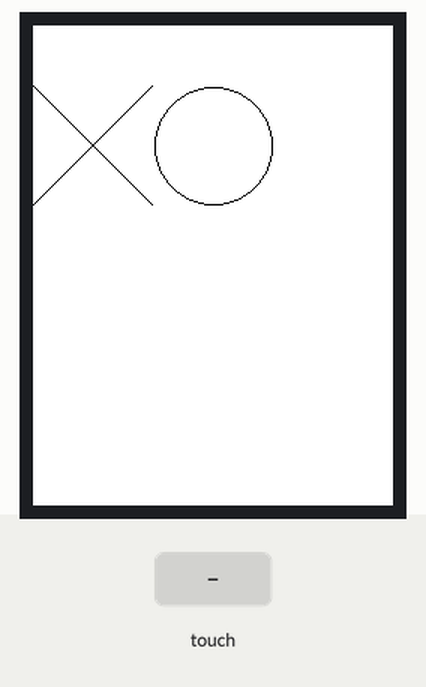
Bench run of a sketch on a simulated Arduino Uno, built with avr-gcc and run on an emulated ATmega328P. On the bench: 240×320 colour display. The test bench sets the inputs (shaded band). What the sketch prints to the serial monitor is not drawn.

Above: at 1.4 s.
1.5 s: touch panel pressed at 13 % / 10 % of its raw x / y range
3.0 s: touch panel pressed at 38 % / 10 % of its raw x / y range
Timing chart, 0 to 6.0 s (numbered marks = the images above; inputs shaded):
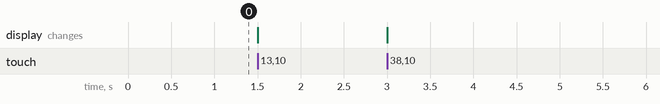

The sketch:

TTT_0.001.ino
```cpp
//Programmer: Andrew J Burgess
//version 0.001 implements Boardtile.h and logic to manually assign values
//to the gameboard then check for a winner. purely terminal based paired with
//basic touch input capabilities to draw a green line.

#include <MCUFRIEND_kbv.h>
MCUFRIEND_kbv tft;      // hard-wired for UNO shields anyway
#include "TouchScreen.h"
#include "BoardTile.h"

//Human-readable names to common 16-bit color values:
#define BLACK     0x0000
#define BLUE      0x001F
#define RED       0xF800
#define GREEN     0x07E0
#define CYAN      0x07FF
#define MAGENTA   0xF81F
#define YELLOW    0xFFE0
#define WHITE     0xFFFF

//these three boardtile arrays are our gameboards
static BoardTile tictactoe[3][3];
//static BoardTile checkers[8][8];
//static BoardTile chess[8][8];

//------------------------------------------------------------------------------------------------------
//------------------------------------- TTT BACKEND WORK -----------------------------------------------
//------------------------------------------------------------------------------------------------------

//This method takes in one bool argument; if true board is a 3x3(tictactoe), else board is 8x8(chess/checkers)
//method also checks for a winner
void print_board_to_terminal(bool ttt) {

  //these variables determine loop iteration size
  int x = 7;
  int y = 7;

  //these variables hold the player board total
  int p1 = 0;
  int p2 = 0;

  //assigning iteration size for nested loop
  if (ttt) {
    x = 2;
    y = 2;
  }

  //assigning values to board positions to check the win function
  //tictactoe[0][2].setPieceValue(1);
  //tictactoe[1][1].setPieceValue(1);
  //tictactoe[2][0].setPieceValue(1);

  //using a nested loop to print out the game board to the terminal
  for (int i = 0; i <= x; i++) {
    for (int j = 0; j <= y; j++) {

      int val = tictactoe[i][j].getPieceValue();

      //this if else statement finds player total value for the board
      if (val > 0) {
        p1 += val;
      }
      else if(val < 0)
      {
        p2 += val;
      }
      Serial.print(val);

    }
    //using an endle to index to the next line
    Serial.println();
  }
}

//check_ttt_winner simply adds up rows and columns, then checks for a total value of 3 or -3 to then call the
//declare winner function.
void check_ttt_winner() {
  //declaring variables that will be used for winning value verification
  int x0 = 0;
  int x1 = 0;
  int x2 = 0;
  int y123 = 0;

  //using nested loop to check gameboard values
  for (int i = 0; i <= 2; i++) {
    for (int j = 0; j <= 2; j++) {
      //checking vertical values for game win
      if (j == 0) {
        x0 += tictactoe[i][j].getPieceValue();
      }
      else if (j == 1) {
        x1 += tictactoe[i][j].getPieceValue();
      }
      else if (j == 2) {
        x2 += tictactoe[i][j].getPieceValue();
      }
      //checking horizontal values for a game win
      y123 += tictactoe[i][j].getPieceValue();
      if (y123 == 3) {
        Serial.println("player 1 wins!");
      }
      else if (y123 == -3) {
        Serial.println("player 2 wins!");
      }
    }
    y123 = 0;
  }
  //checking x variables if there is a win for either player
  if (x0 == 3 || x1 == 3 || x2 == 3) {
    Serial.println("player 1 wins!");
  }
  else if (x0 == -3 || x1 == -3 || x2 == -3) {
    Serial.println("player 2 wins!");
  }
  //resetting variables
  x0 = 0;
  x1 = 0;
  x2 = 0;

  //if there are no horizontal or vertical winners, I reset x0 and x1 to check for diagnal winners
  //first checks top left to bottom right
  x0 = tictactoe[0][0].getPieceValue() + tictactoe[1][1].getPieceValue() + tictactoe[2][2].getPieceValue();
  //second checks bottom left to top right
  x1 = tictactoe[0][2].getPieceValue() + tictactoe[1][1].getPieceValue() + tictactoe[2][0].getPieceValue();

  //checking for if diagnals produce a win for either player
  if (x0 == 3 || x1 == 3) {
    Serial.println("player 1 wins!");
  }
  else if (x0 == -3 || x1 == -3) {
    Serial.println("player 2 wins!");
  }

}


//ttt() method initializes the tictactoe gameboard
void init_ttt() {
  //using nested for loops to initialize empty gameboard with tictacktoe tile values.
  for (int x = 0; x <= 2; x++) {
    for (int y = 0; y <= 2; y++) {
      tictactoe[x][y] = BoardTile(79, 79, 1, x, y, 0);
    }
  }
  print_board_to_terminal(true);
  check_ttt_winner();

}

//---------------------------------------------------------------------------------------------------------
//-------------------------------- TTT END OF BACKEND -----------------------------------------------------
//---------------------------------------------------------------------------------------------------------

char *name = "Please Calibrate."; //edit name of shield
const int16_t XP = 8, XM = A2, YP = A3, YM = 9; //240x320 ID=0x9341
const int16_t TS_LEFT = 133, TS_RT = 921, TS_TOP = 79, TS_BOT = 888;

TouchScreen ts = TouchScreen(XP, YP, XM, YM, 300);
TSPoint tp;

#define MINPRESSURE 200
#define MAXPRESSURE 1000

//int16_t BOXSIZE;
int16_t PENRADIUS = 1;
int16_t ID, oldcolor, currentcolor;
int8_t Orientation = 0; //PORTRAIT

void setup() {
  // put your setup code here, to run once:
    Serial.begin(9600);
    uint16_t ID = tft.readID();
    Serial.print("found ID = 0x");
    Serial.println(ID, HEX);
    if (ID == 0xD3D3) ID = 0x9481; //force ID if write-only display
    tft.begin(ID);
    tft.setRotation(0);


  tft.fillScreen(WHITE);
  tft.drawLine(0,40,79,119,BLACK);
  tft.drawLine(0,119,79,40,BLACK);
  tft.drawCircle(120,80,39,BLACK);

  init_ttt();
}

void loop() {
  // put your main code here, to run repeatedly:
  uint16_t xpos, ypos;    //screen coordinates
  tp = ts.getPoint();     //ts.x, tp.y are ADC values
  int16_t curRow, oldRow, curCol, oldCol;
  boolean screenPress = false;


  if (tp.z > MINPRESSURE && tp.z < MAXPRESSURE) {
    //switch statement gives proper orientation for touch sensor

//without these two lines your arduino will white screen due to pull up
// and down pins confusing the board.
    pinMode(YP, OUTPUT);
    pinMode(XM, OUTPUT);

    switch (Orientation) {
      case 0:
        xpos = map(tp.x, TS_LEFT, TS_RT, 0, tft.width());
        ypos = map(tp.y, TS_TOP, TS_BOT, 0, tft.height());
        break;
      case 1:
        xpos = map(tp.y, TS_TOP, TS_BOT, 0, tft.width());
        ypos = map(tp.x, TS_RT, TS_LEFT, 0, tft.height());
        break;

      case 2:
        xpos = map(tp.x, TS_RT, TS_LEFT, 0, tft.width());
        ypos = map(tp.y, TS_BOT, TS_TOP, 0, tft.height());
        break;
      case 3:
        xpos = map(tp.y, TS_BOT, TS_TOP, 0, tft.width());
        ypos = map(tp.x, TS_LEFT, TS_RT, 0, tft.height());
        break;

    }

    tft.fillCircle(xpos, ypos, 1, GREEN);
  }else;

}
```

BoardTile.cpp
```cpp
#include "BoardTile.h"

//Creating a class constructor
BoardTile::BoardTile() {
	TileSizeX = 0;
	TileSizeY = 0;
	TileColor = 0;
	TileLocationX = 0;
	TileLocationY = 0;
	PieceValue = 0;
}

BoardTile::BoardTile(int tsx, int tsy, int tc, int tlx, int tly, int pv) {
	TileSizeX = tsx;
	TileSizeY = tsy;
	TileColor = tc;
	TileLocationX = tlx;
	TileLocationY = tly;
	PieceValue = pv;
}

BoardTile::~BoardTile() {

}

void BoardTile::setTileSizeXY(int X, int Y) {
	if (X >= 0 && Y >= 0) {
		TileSizeX = X;
		TileSizeY = Y;
	}
}
//setTileSize refers to pixel count in tile size
void BoardTile::setTileSizeX(int Tile_X) {
	if (Tile_X >= 0) {
		TileSizeX = Tile_X;
	}
	else {
		TileSizeX = 0;
	}
 }

void BoardTile::setTileSizeY(int Tile_Y) {
	if (Tile_Y >= 0) {
		TileSizeX = Tile_Y;
	}
	else {
		TileSizeY = 0;
	}
}

void BoardTile::setTileColor(int t_color) {
	if (TileColor >= 0) {
		TileColor = t_color;
	}
	else {
		TileColor = 0;
	}
}

//TileLocation refers to position of tile in the board array
void BoardTile::setTileLocation(int x, int y) {
	if (x >= 0 && y >= 0) {
		TileLocationX = x;
		TileLocationY = y;
	}
	else {
		TileLocationX = 0;
		TileLocationY = 0;
	}
}

void BoardTile::setTileLocationX(int x) {
	if (x >= 0) {
		TileLocationX = x;
	}
	else {
		TileLocationX = 0;
	}
}

void BoardTile::setTileLocationY(int y) {
	if (y >= 0) {
		TileLocationY = y;
	}
	else {
		TileLocationY = 0;
	}
}

//setPiecevalue assigns the type of piece thats associated with the tile
//i.e. for tictactoe a 1 is an x and an o is (-1)
void BoardTile::setPieceValue(int pVal) {
	if (pVal >= 0) {
		PieceValue = pVal;
	}
	else {
		PieceValue = pVal;
	}
}

int BoardTile::getTileSizeXY() {
	return TileSizeX, TileSizeY;
}

int BoardTile::getTileSizeX() {
	return TileSizeX;
}

int BoardTile::getTileSizeY() {
	return TileSizeY;
}

int BoardTile::getTileLocationXY() {
	return TileLocationX, TileLocationY;
}

int BoardTile::getTileLocationX() {
	return TileLocationX;
}

int BoardTile::getTileLocationY() {
	return TileLocationY;
}

int BoardTile::getTileColor() {
	return TileColor;
}

int BoardTile::getPieceValue() {
	return PieceValue;
}
```

BoardTile.h
```cpp
/*
* File: BoardTile.h
* Author: aBurgess
*
* Created: February 2nd, 2022
*/

#ifndef BOARDTILE_H
#define BOARDTILE
#endif // !BOARDTILE_H

class BoardTile
{
private:
	int TileSizeX;
	int TileSizeY;
	int TileColor;
	int TileLocationX;
	int TileLocationY;
	int PieceValue;

public:

	BoardTile();

	BoardTile(int, int, int, int, int, int);

	~BoardTile();

	//setters-----
	void setTileSizeXY(int, int);
	void setTileSizeY(int);
	void setTileSizeX(int);

	void setTileColor(int);

	void setTileLocation(int, int);
	void setTileLocationY(int);
	void setTileLocationX(int);

	void setPieceValue(int);

	//getters--
	int getTileSizeXY();
	int getTileSizeX();
	int getTileSizeY();

	int getTileLocationXY();
	int getTileLocationX();
	int getTileLocationY();

	int getTileColor();
	int getPieceValue();
};
```
